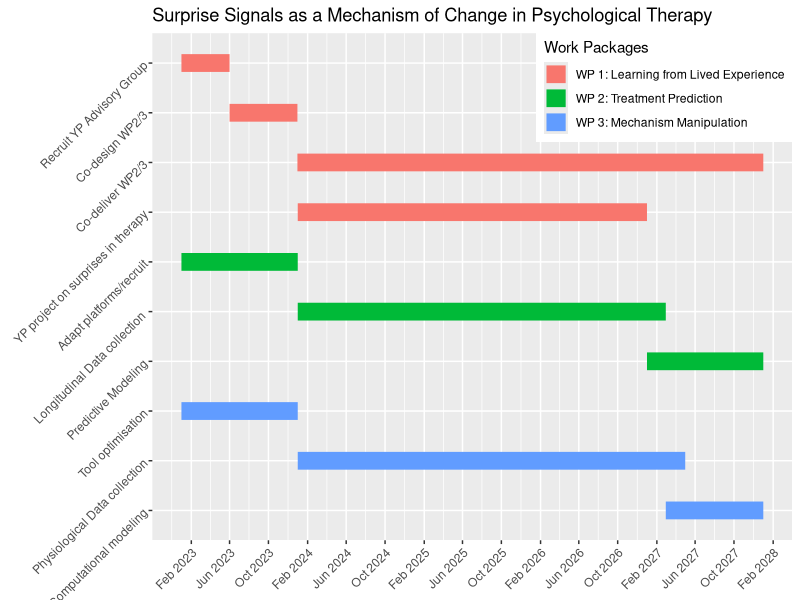
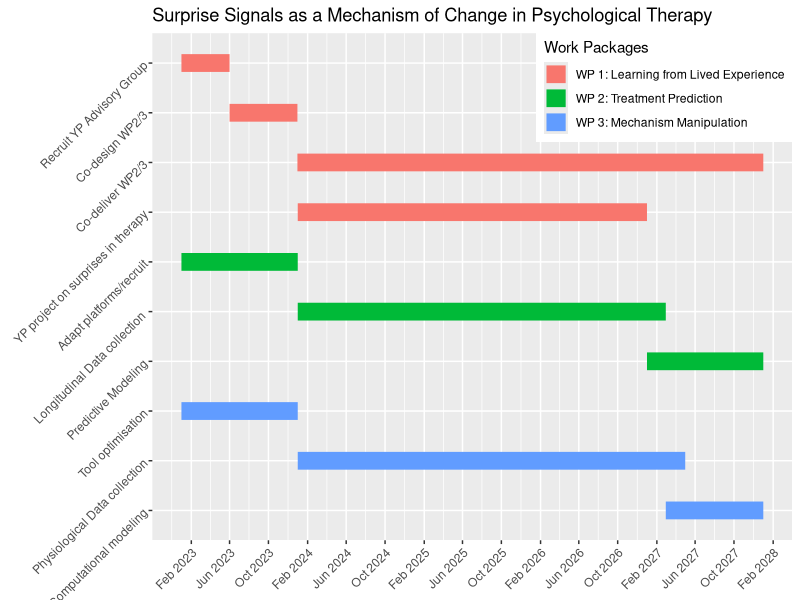

These figures' R source, in order:
# gant chart
library(reshape2)
library(ggplot2)



milestones <- c( 
  
  "Recruit YP Advisory Group",  
  "Co-design WP2/3", 
  "Co-deliver WP2/3",  
  "YP project on surprises in therapy",
  
  
  "Adapt platforms/recruit", 
  "Longitudinal Data collection ", 
  "Predictive Modeling", 
  
  
  "Tool optimisation",  
  "Physiological Data collection",  
  "Computational modeling") 


df_gantt <- data.frame(
  name = factor(milestones, levels = milestones),
  start.date = as.Date(c(
    "2023-01-01", "2023-06-01", "2023-12-31", "2024-01-01","2023-01-01" , "2024-01-01", "2027-01-01", 
    "2023-01-01", "2024-01-01", "2027-03-01" 
  )),
  end.date    = as.Date(c("2023-06-01",  "2023-12-31", "2028-01-01", "2027-01-01", "2024-01-01",
                          "2027-03-01", "2028-01-01",  "2024-01-01", "2027-05-01", "2028-01-01"
  )),
  phases = c(rep("WP 1: Learning from Lived Experience", 4), rep("WP 2: Treatment Prediction", 3), rep("WP 3: Mechanism Manipulation", 3))
)

df_gantt <- melt(df_gantt, measure.vars = c("start.date", "end.date"))

colnames(df_gantt) <- c("name", "Work_Packages", "beginning_end", "value") # change name



gantt_chart <- ggplot(df_gantt, aes(value, forcats::fct_rev(name), colour = Work_Packages)) + 
  geom_line(size = 6) +
  xlab(NULL) + 
  ylab(NULL) +
  ggtitle("Surprise Signals as a Mechanism of Change in Psychological Therapy") +
  theme(axis.title.y = element_text((size = 1))) +labs(colour= "Work Packages")








gant_chart <- gantt_chart + scale_x_date(date_breaks = "4 month", date_labels =  "%b %Y") + theme(axis.text.x=element_text(angle=45, hjust=1)) + theme(axis.text.y=element_text(angle=45, hjust=1)) + theme(legend.position=c(0.8, 0.895))
gant_chart

gant_chart <- gant_chart + scale_fill_discrete(name = "New Legend Title")
gant_chart #+                                          # Add panel border to ggplot2 plot
  #theme(panel.border = element_rect(color = "#1b98e0",
   #                                 fill = NA,
    #                                size = 10))
#annotation <- data.frame(
# x = c(2023-12-05,4.5),
# y = c(20,25),
#  label = c("label 1", "label 2")
#)

